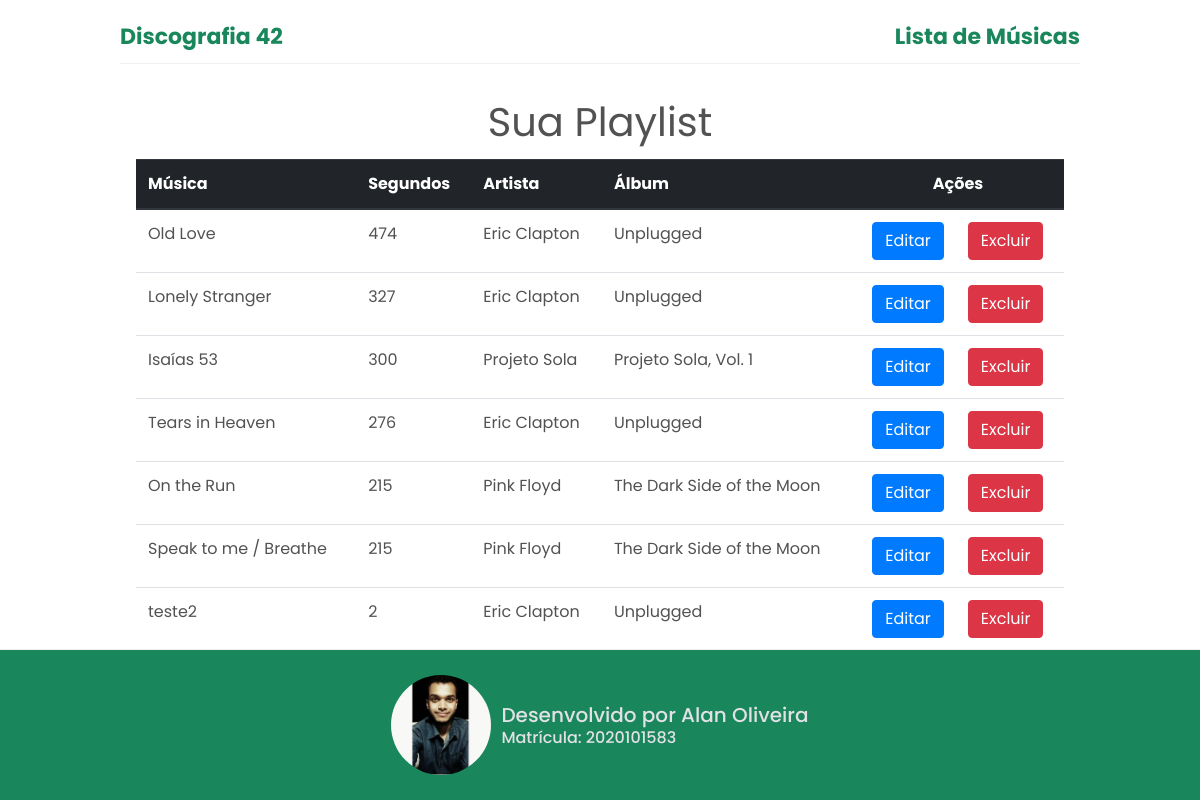
The app's page /disco/musica-list/ with its own data.
### disco/models.py (models this page shows, shortened)
class Musica(models.Model):
    titulo = models.CharField('Nome', max_length=100)
    segundos = models.IntegerField('Segundos', default=0)
    album = models.ForeignKey(Album, on_delete=models.PROTECT, verbose_name='Álbum')
    class Meta:
        verbose_name = 'Música'
        verbose_name_plural = 'Músicas'

class Banda(models.Model):
    nome = models.CharField('Nome', max_length=100)
    class Meta:
        verbose_name = 'Banda'
        verbose_name_plural = 'Bandas'

class Album(models.Model):
    titulo = models.CharField('Título', max_length=100)
    banda = models.ForeignKey(Banda, on_delete=models.PROTECT, verbose_name='Banda')
    data = models.DateField('Data')
    class Meta:
        verbose_name = 'Álbum'
        verbose_name_plural = 'Álbuns'

### disco/views.py (the view)
# urls.py: path('musica-list/', getAllMusics, name='musicas'),
def getAllMusics(request):
    musicas = Musica.objects.all().order_by('-segundos')
    albuns = Album.objects.all()
    bandas = Banda.objects.all()
    paginator = Paginator(musicas, 7)  # define quantidade a ser exibido
    page = request.GET.get('page')  # verifica em qual página está
    posts = paginator.get_page(page)  # mostra quais posts deve mostrar na página determinada
    template_name = "music_list.html"
    context = {
        "albuns": albuns,
        "bandas": bandas,
        "musicas": posts
    }
    return render(request, template_name, context)

### disco/templates/music_list.html (shortened to what this page needs)
{% extends 'base.html' %}
{% load static %}
{% block style %}
<link rel="stylesheet" href="{% static 'css/disco/music_list.css' %}">
{% endblock %}
{% block content %}
<div class="container modal-body">
    <h1 class="title">Sua Playlist</h1>
    <table class="table">
        <thead class="thead-dark">
            <tr>
                <th scope="col">Música</th>
                <th scope="col">Segundos</th>
                <th scope="col">Artista</th>
                <th scope="col">Álbum</th>
                <th colspan="2" scope="col">Ações</th>
            </tr>
        </thead>
        <tbody>
            {% for music in musicas %}
            <tr>
                <td>{{music.titulo}}</td>
                <td>{{music.segundos}}</td>
                {% for album in albuns %}
                    {% for banda in bandas %}
                        {% if album.banda_id == banda.id and music.album_id == album.id %}
                            <td>{{ banda.nome }}</td>
                        {% endif %}
                    {% endfor %}
                    {% if music.album_id == album.id %}
                        <td>{{album.titulo}}</td>
                    {% endif %}
                {% endfor %}
                <td id="edit-music">
                    <a class="btn btn-primary" href="{% url 'disco:editar-musica' music.pk %}">Editar</a>
                </td>
                <td>
                    <a class="btn btn-danger" href="{% url 'disco:excluir-musica' music.pk %}"
                        onclick="alerta(event)">Excluir</a>
                </td>
            </tr>
            {% endfor %}
        </tbody>
    </table>
    <div id="new-music">
        <a class="btn btn-success" href="{% url 'disco:nova-musica' %}">Adicionar Música</a>
    </div>
</div>
<div class="pagination">
    <span class="step-links">
        <span class="current">
        </span>
        {% if musicas.has_next %}
            <a href="?page={{ musicas.next_page_number }}">Próxima</a>
        {% endif %}
    </span>
</div>
{% endblock %}

### core/templates/base.html (shortened to what this page needs)
<!DOCTYPE html>
{% load static %}
<html lang="pt-br">
<head>
    {% block style %}
    {% endblock %}
    <link rel="stylesheet" href="https://stackpath.bootstrapcdn.com/bootstrap/4.1.3/css/bootstrap.min.css">
    <link rel="stylesheet" href="{% static 'css/style.css' %}">
</head>
<body>
    <header>
        <a class="logo" href="/" rel="noopener">
            Discografia 42
        </a>
        <a class="lista" href="{% url 'disco:musicas' %}">Lista de Músicas</a>
    </header>
    {% block content %}
    {% endblock %}
    <footer>
        <a class="option" href="https://github.com/AlanCJO/Django-Discografia" target="_blank" rel="noopener">
            <img id="my-photo" src="{% static 'img/personal-photo.jpeg' %}" alt="minha foto">
            <p>
                <span class="option__heading">Desenvolvido por Alan Oliveira</span><span class="sr-only">.</span><br>
                Matrícula: 2020101583
            </p>
        </a>
    </footer>
</body>
</html>

### core/static/css/disco/music_list.css (style rules this page uses)
body > * { font-family: 'Poppins', sans-serif; }
h1.title { text-align: center; padding: 0.8rem }
#new-music { display: flex; justify-content: center; margin-top: 1rem }
th[colspan="2"] { text-align: center; }
#edit-music { text-align: right }
.pagination { display: flex; justify-content: center }

### core/static/css/style.css (style rules this page uses)
html { line-height: 1.15; }
a { color: #19865C; }
header { border-bottom: 1px solid #efefef; }
body { max-width: 960px; color: #525252; font-family: Roboto, sans-serif; margin: 0 auto; }
h1, h2, h3, h4, h5, p, ul { padding: 0; margin: 0; font-weight: 400; }
header { display: grid; grid-template-columns: auto auto; align-items: self-end; justify-content: space-between; gap: 7px; padding-top: 20px; padding-bottom: 10px; }
.logo { font-weight: 700; font-size: 1.375rem; text-decoration: none; }
h1 { font-size: 1.375rem; max-width: 32rem; margin: 5px auto 0; }
footer { display: grid; grid-template-columns: 1fr 1fr 1fr; gap: 5px; padding: 25px 0; position: fixed; box-sizing: border-box; left: 50%; bottom: 0; width: 960px; transform: translateX(-50%); transform-style: preserve-3d; border-top: 1px solid #efefef; }
.option { display: flex; gap: 10px; box-sizing: border-box; text-decoration: none; align-items: center; }
.option p { font-weight: 300; line-height: 1.25; color: #e1e1e6; display: table; font-weight: 500; font-family: 'Poppins', sans-serif; }
.option .option__heading { color: #e1e1e6; font-size: 1.25rem; font-weight: 500; font-family: 'Poppins', sans-serif; }
a.lista { cursor: pointer; text-decoration: none; font-weight: 700; font-size: 1.375rem; text-decoration: none; font-family: 'Poppins', sans-serif; }
a.logo { font-family: 'Poppins', sans-serif; text-decoration: none; }
h1.title { font-size: 2.5rem; font-family: 'Poppins', sans-serif !important; font-family: 700 }
header { align-items: center !important; }
img#my-photo { width: 100px; height: 100px; border-radius: 50% }
footer { background: #19865C; width: 100vw; display: flex; justify-content: center; }

### records on screen
Musica: titulo "Old Love", segundos "474"
Album: titulo "Unplugged"
Banda: nome "Eric Clapton"
Musica: titulo "Lonely Stranger", segundos "327"
Musica: titulo "Isaías 53", segundos "300"
Album: titulo "Projeto Sola, Vol. 1"
Banda: nome "Projeto Sola"
Musica: titulo "Tears in Heaven", segundos "276"
Musica: titulo "On the Run", segundos "215"
Album: titulo "The Dark Side of the Moon"
Banda: nome "Pink Floyd"
Musica: titulo "Speak to me / Breathe", segundos "215"
Musica: titulo "teste2", segundos "2"
